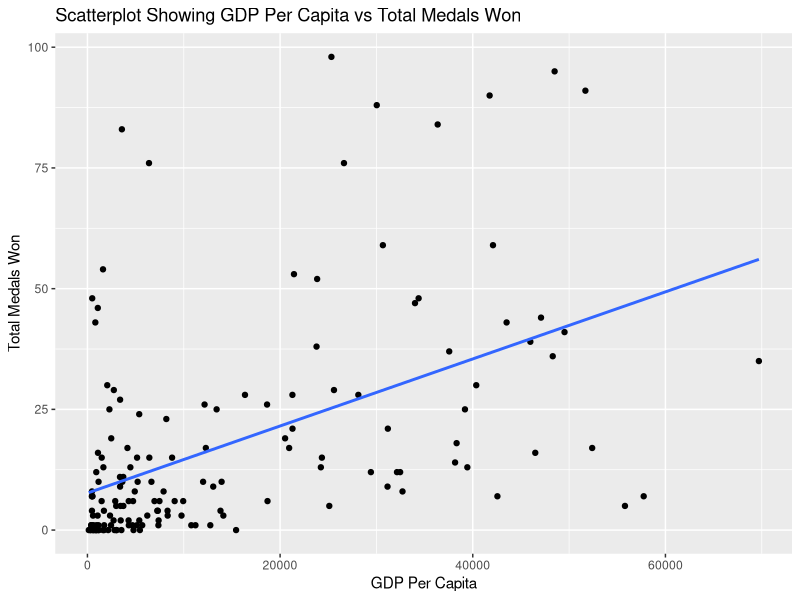
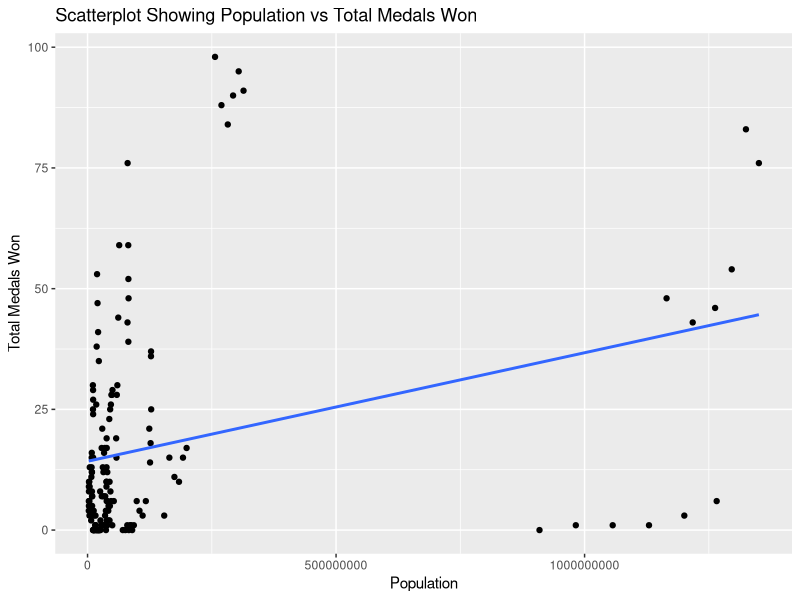
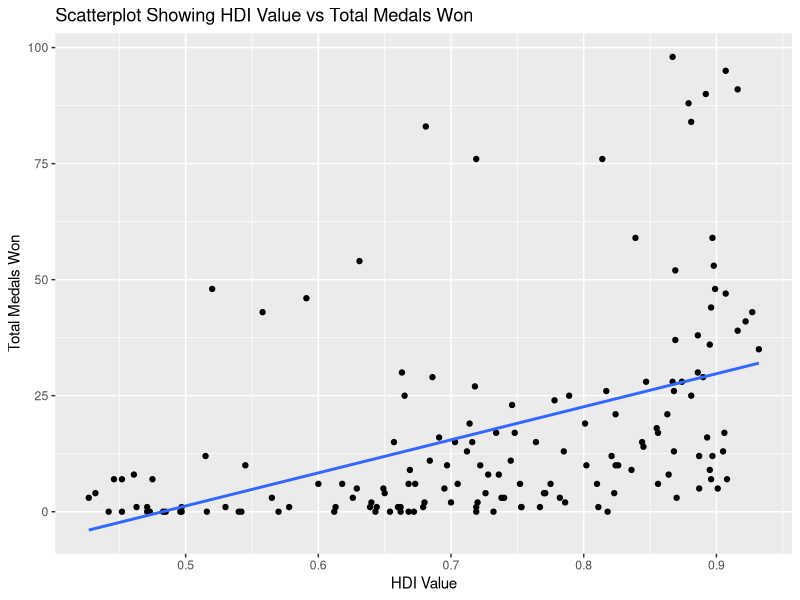

Write the R code that produced these figures, in order. (Note: this script raises an error after producing the figures.)
## ---- chunk 1
knitr::opts_chunk$set(echo = TRUE)
setwd("C:/Users/gunja/Desktop/Hw/Data 106/Group_Project/")
library(dplyr)
library(ggplot2)
library(readr)
library(caret)
data <- read.csv("Model Dataset.csv")
options(scipen = 999)
## ---- chunk 2
mod1 = data %>% select(Country.Name, GDP.Per.Capita, HDI_Value, Population, Total_Medals)
mod2 = data %>% select(Country.Name, GDP.Per.Capita, Women.to.Men.participants, Total.Gold.Medals)
## ---- chunk 3
data %>% ggplot(aes(x = GDP.Per.Capita, y = Total_Medals))+
  geom_point()+geom_smooth(method = lm, se=FALSE)+
  ggtitle("Scatterplot Showing GDP Per Capita vs Total Medals Won")+
  xlab("GDP Per Capita")+ylab("Total Medals Won")
data %>% ggplot(aes(x = Population, y = Total_Medals))+
  geom_point()+geom_smooth(method = lm, se=FALSE)+
  ggtitle("Scatterplot Showing Population vs Total Medals Won")+
  xlab("Population")+ylab("Total Medals Won")
data %>% ggplot(aes(x = HDI_Value, y = Total_Medals))+
  geom_point()+geom_smooth(method = lm, se=FALSE)+
  ggtitle("Scatterplot Showing HDI Value vs Total Medals Won")+
  xlab("HDI Value")+ylab("Total Medals Won")
## ---- chunk 4
model_1 = lm(Total_Medals ~  GDP.Per.Capita + Population + HDI_Value, 
             data = mod1)
summary(model_1)
## ---- chunk 5
data_ctrl1 = trainControl(method = "LOOCV")
regression = train(Total_Medals ~ GDP.Per.Capita +  Population + HDI_Value , 
      data = mod1,
      trControl = data_ctrl1,
      method = "leapBackward", #backwards selection - best model GDP, Population
      na.action = na.pass)
## ---- chunk 6
summary(regression$finalModel)
## ---- chunk 7
data_ctrl3 = trainControl(method = "LOOCV")
train(Total_Medals ~ GDP.Per.Capita +  Population, 
      data = mod1,
      trControl = data_ctrl3,
      method = "lm",
      na.action = na.pass)
## ---- chunk 8
data %>% ggplot(aes(x = GDP.Per.Capita, y = Total.Gold.Medals))+
  geom_point()+geom_smooth(method = lm, se=FALSE)+
  ggtitle("Scatterplot Showing GDP Per Capita vs Total Gold Medals Won")+
  xlab("GDP Per Capita")+ylab("Total Gold Medals Won")
data %>% ggplot(aes(x = Women.to.Men.participants, y = Total.Gold.Medals))+
  geom_point()+geom_smooth(method = lm, se=FALSE)+
  ggtitle("Scatterplot Showing Ratio of Women to Men in Participation vs Total Gold Medals Won")+
  xlab("Ratio of Women to Men in Participation")+ylab("Total Gold Medals Won")
## ---- chunk 9

model_2 = lm(Total.Gold.Medals ~ GDP.Per.Capita + Women.to.Men.participants, 
             data = mod2)
summary(model_2)
## ---- chunk 10
data_ctrl2 = trainControl(method = "LOOCV")
train(Total.Gold.Medals ~ GDP.Per.Capita + Women.to.Men.participants, 
      data = mod2,
      trControl = data_ctrl2,
      method = "lm",
      na.action = na.pass)
